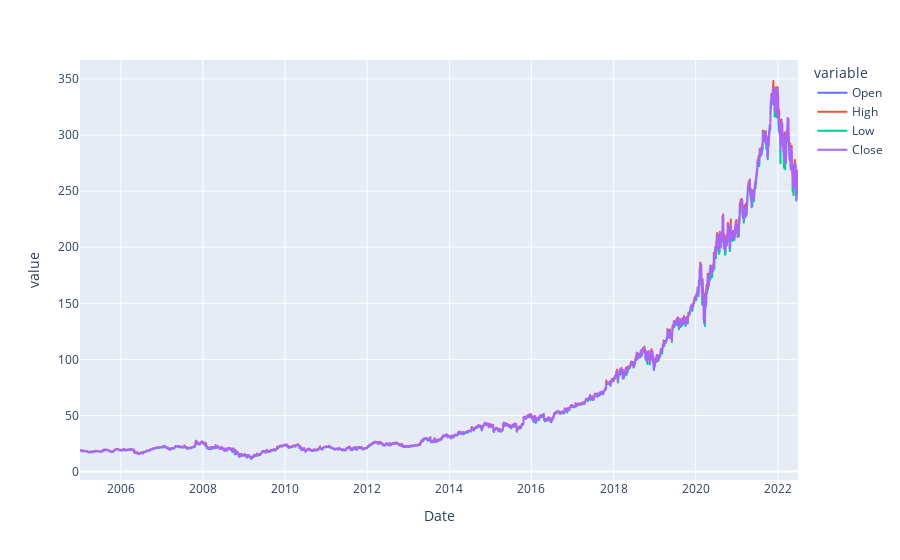

Notebook source saved alongside this figure:
### Code cell
hist[['Open', 'High', 'Low', 'Close']].plot()

### Figure 1 — Plotly figure (JSON) as saved in the notebook; plotly's stock layout.template omitted (floating-point values rounded to 4 significant figures; data arrays with more than 128 entries replaced by an {"elided": "..."} marker saying what was removed)
{"data": [{"hovertemplate": "variable=Open<br>Date=%{x}<br>value=%{y}<extra></extra>", "legendgroup": "Open", "line": {"color": "#636efa", "dash": "solid"}, "marker": {"symbol": "circle"}, "mode": "lines", "name": "Open", "showlegend": true, "type": "scattergl", "x": {"elided": "4403 str values"}, "xaxis": "x", "y": {"elided": "4403 float values"}, "yaxis": "y"}, {"hovertemplate": "variable=High<br>Date=%{x}<br>value=%{y}<extra></extra>", "legendgroup": "High", "line": {"color": "#EF553B", "dash": "solid"}, "marker": {"symbol": "circle"}, "mode": "lines", "name": "High", "showlegend": true, "type": "scattergl", "x": {"elided": "4403 str values"}, "xaxis": "x", "y": {"elided": "4403 float values"}, "yaxis": "y"}, {"hovertemplate": "variable=Low<br>Date=%{x}<br>value=%{y}<extra></extra>", "legendgroup": "Low", "line": {"color": "#00cc96", "dash": "solid"}, "marker": {"symbol": "circle"}, "mode": "lines", "name": "Low", "showlegend": true, "type": "scattergl", "x": {"elided": "4403 str values"}, "xaxis": "x", "y": {"elided": "4403 float values"}, "yaxis": "y"}, {"hovertemplate": "variable=Close<br>Date=%{x}<br>value=%{y}<extra></extra>", "legendgroup": "Close", "line": {"color": "#ab63fa", "dash": "solid"}, "marker": {"symbol": "circle"}, "mode": "lines", "name": "Close", "showlegend": true, "type": "scattergl", "x": {"elided": "4403 str values"}, "xaxis": "x", "y": {"elided": "4403 float values"}, "yaxis": "y"}], "layout": {"legend": {"title": {"text": "variable"}, "tracegroupgap": 0}, "margin": {"t": 60}, "xaxis": {"anchor": "y", "domain": [0, 1], "title": {"text": "Date"}}, "yaxis": {"anchor": "x", "domain": [0, 1], "title": {"text": "value"}}}}
